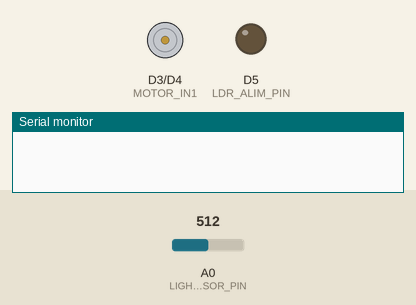
A sketch run on a simulated ESP8266 (NodeMCU). On the bench: motor-driver pin pairs drawn as motors (green arrow = first pin HIGH = forward, orange = second pin HIGH = backward, longer = more drive, scaled by the enable pin), output pins drawn as LEDs (lit = HIGH), the last lines printed to the serial monitor. The test bench sets the inputs (shaded band); at power-on: A0 (LIGHT_SENSOR_PIN) = 512. At 8.3 s the program puts the board to deep sleep or switches it off; the recording ends there.

Above: at 0.0 s.
At 3.1 s:
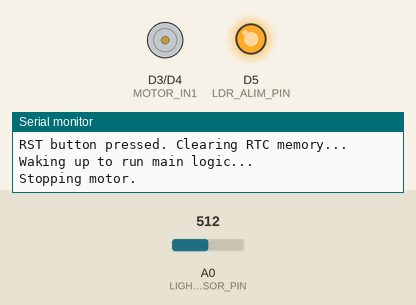
At 4.1 s:
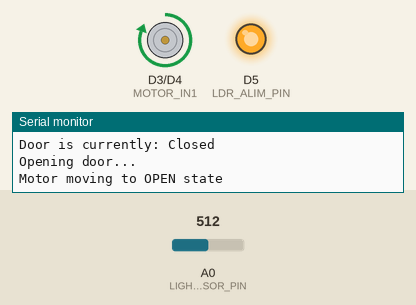
Timing chart, 0 to 8.3 s (numbered marks = the images above):
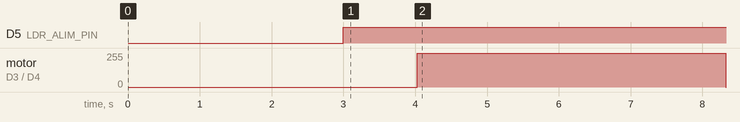

The sketch:

ArduinoChicken.ino
```cpp
/*
  ESP8266 Low-Power Motor Control for L298N Driver

  L298N WIRING:
  - L298N VCC/12V: Connect to your battery's positive terminal.
  - L298N GND:      Connect to your battery's negative terminal AND a GND pin on the ESP8266.
  - L298N OUT1/OUT2: Connect to the two terminals of your DC motor.

  - ESP8266 D1: Connect to L298N ENA (Enable A for speed control).
  - ESP8266 D3: Connect to L298N IN1 (Direction control 1).
  - ESP8266 D4: Connect to L298N IN2 (Direction control 2).

  ** IMPORTANT HARDWARE MODIFICATION **
  You MUST connect the D0 (GPIO16) pin to the RST pin for deep sleep to work.
*/
#include <Arduino.h>
#include <ESP8266WiFi.h>

// Uncomment the next line to enable Serial debugging
#define DEBUG

#ifdef DEBUG
  #define SERIAL_PRINT(x) Serial.print(x)
  #define SERIAL_PRINTLN(x) Serial.println(x)
  const int SLEEP_INTERVAL_MIN = 1; // Sleep for 1 minute in debug mode
#else
  #define SERIAL_PRINT(x)
  #define SERIAL_PRINTLN(x)
  const int SLEEP_INTERVAL_MIN = 15; // Sleep for 15 minutes in production
#endif

// Define motor control pins for L298N
const int MOTOR_ENA = D1; // Speed control (PWM)
const int MOTOR_IN1 = D3; // Direction control 1
const int MOTOR_IN2 = D4; // Direction control 2

// Define the light sensor pin
const int LDR_ALIM_PIN = D5;
const int LIGHT_SENSOR_PIN = A0;

// Thresholds for opening/closing the door. Adjust these to your sensor.
const int LIGHT_THRESHOLD_CLOSE = 75;
const int LIGHT_THRESHOLD_OPEN = 100;

// How long to run the motor (in milliseconds). Adjust to your door.
const int MOTOR_RUN_TIME_CLOSE = 6500;
const int MOTOR_RUN_TIME_OPEN = 4300;

// Variable to store the door's state (0 = closed, 1 = open)
// This value is read from RTC memory at boot and saved before sleep.
int isDoorOpen = 0; // Default to closed

void setup() {
  #ifdef DEBUG
    Serial.begin(9600);
    delay(500); // Allow serial to initialize
  #endif

  // Check if the reset button was pressed. If so, clear the RTC memory.
  rst_info *resetInfo = ESP.getResetInfoPtr();
  if (resetInfo->reason == REASON_EXT_SYS_RST) {
    SERIAL_PRINTLN("RST button pressed. Clearing RTC memory...");
    uint32_t resetValue = 0; // Reset to 0 (Closed)
    ESP.rtcUserMemoryWrite(0, &resetValue, sizeof(resetValue));
    pinMode(LED_BUILTIN, OUTPUT);
    for(int i=0; i<5; i++){
      digitalWrite(LED_BUILTIN, LOW);
      delay(50);
      digitalWrite(LED_BUILTIN, HIGH);
      delay(50);
    }
    delay(2000); // Pause to show confirmation
  }

  SERIAL_PRINTLN("Waking up to run main logic...");

  // Set pin modes
  pinMode(LDR_ALIM_PIN, OUTPUT);
  pinMode(MOTOR_ENA, OUTPUT);
  pinMode(MOTOR_IN1, OUTPUT);
  pinMode(MOTOR_IN2, OUTPUT);

  //power up the LDR sensor
  digitalWrite(LDR_ALIM_PIN, HIGH);
  // Read the door state from RTC memory
  uint32_t rtcData;
  if (ESP.rtcUserMemoryRead(0, &rtcData, sizeof(rtcData))) {
    isDoorOpen = (int)rtcData;
  }

  // Ensure motor is stopped initially
  stopMotor();

  // The main logic is now in setup(), as it runs once on each wake-up.
  runLogic();
}

void runLogic() {
  // Read the light sensor multiple times and average for a stable reading
  int totalLuminosity = 0;
  for (int i = 0; i < 4; i++) {
    totalLuminosity += analogRead(LIGHT_SENSOR_PIN);
    delay(250); // Short delay between readings
  }
  int luminosite = totalLuminosity / 4;

  SERIAL_PRINT("Luminosity: ");
  SERIAL_PRINTLN(luminosite);
  SERIAL_PRINT("Door is currently: ");
  SERIAL_PRINTLN(isDoorOpen == 1 ? "Open" : "Closed");

  // If it's dark and the door is open, close it.
  if (luminosite < LIGHT_THRESHOLD_CLOSE && isDoorOpen == 1) {
    SERIAL_PRINTLN("Closing door...");
    closeDoor();
    isDoorOpen = 0; // Update state
  }
  // If it's light and the door is closed, open it.
  else if (luminosite > LIGHT_THRESHOLD_OPEN && isDoorOpen == 0) {
    SERIAL_PRINTLN("Opening door...");
    openDoor();
    isDoorOpen = 1; // Update state
  } else {
    SERIAL_PRINTLN("No change needed.");
  }

  // Go to sleep to save power
  goToSleep();
}

void openDoor() {
  SERIAL_PRINTLN("Motor moving to OPEN state");
  // Set direction for opening (e.g., IN1=HIGH, IN2=LOW)
  digitalWrite(MOTOR_IN1, HIGH);
  digitalWrite(MOTOR_IN2, LOW);
  // Set motor to full speed
  analogWrite(MOTOR_ENA, 255);
  delay(MOTOR_RUN_TIME_OPEN); // Run motor for specified time
  stopMotor();
}

void closeDoor() {
  SERIAL_PRINTLN("Motor moving to CLOSE state");
  // Set direction for closing (e.g., IN1=LOW, IN2=HIGH)
  digitalWrite(MOTOR_IN1, LOW);
  digitalWrite(MOTOR_IN2, HIGH);
  // Set motor to full speed
  analogWrite(MOTOR_ENA, 255);
  delay(MOTOR_RUN_TIME_CLOSE); // Run motor for specified time
  stopMotor();
}

void stopMotor() {
  SERIAL_PRINTLN("Stopping motor.");
  // Disable the motor driver to stop the motor
  analogWrite(MOTOR_ENA, 0);
  // Set direction pins to low as a safe default state
  digitalWrite(MOTOR_IN1, LOW);
  digitalWrite(MOTOR_IN2, LOW);
}

void goToSleep() {
  // Save the current door state to RTC memory before sleeping
  uint32_t rtcData = isDoorOpen;
  ESP.rtcUserMemoryWrite(0, &rtcData, sizeof(rtcData));

  SERIAL_PRINT("Going to sleep for ");
  SERIAL_PRINT(SLEEP_INTERVAL_MIN);
  SERIAL_PRINTLN(" minutes...");

  // Turn off the Wi-Fi radio before sleeping to save power
  WiFi.forceSleepBegin();
  // ESP.deepSleep takes microseconds, so convert minutes to microseconds
  // WAKE_RF_DISABLED keeps the radio off when waking up
  ESP.deepSleep(SLEEP_INTERVAL_MIN * 60 * 1000000, WAKE_RF_DISABLED);
}

// The loop() function is not used because the ESP8266 will deep sleep
// and reset, running setup() again on each wake-up.
void loop() {
  // Intentionally empty
}
```

Measured:
- by itself, D5 (LDR_ALIM_PIN): LOW → HIGH at 3.0 s
- by itself, motor on D3 (MOTOR_IN1) / D4 (MOTOR_IN2): stopped → forward 255/255 at 4.0 s, → stopped 4.3 s later
